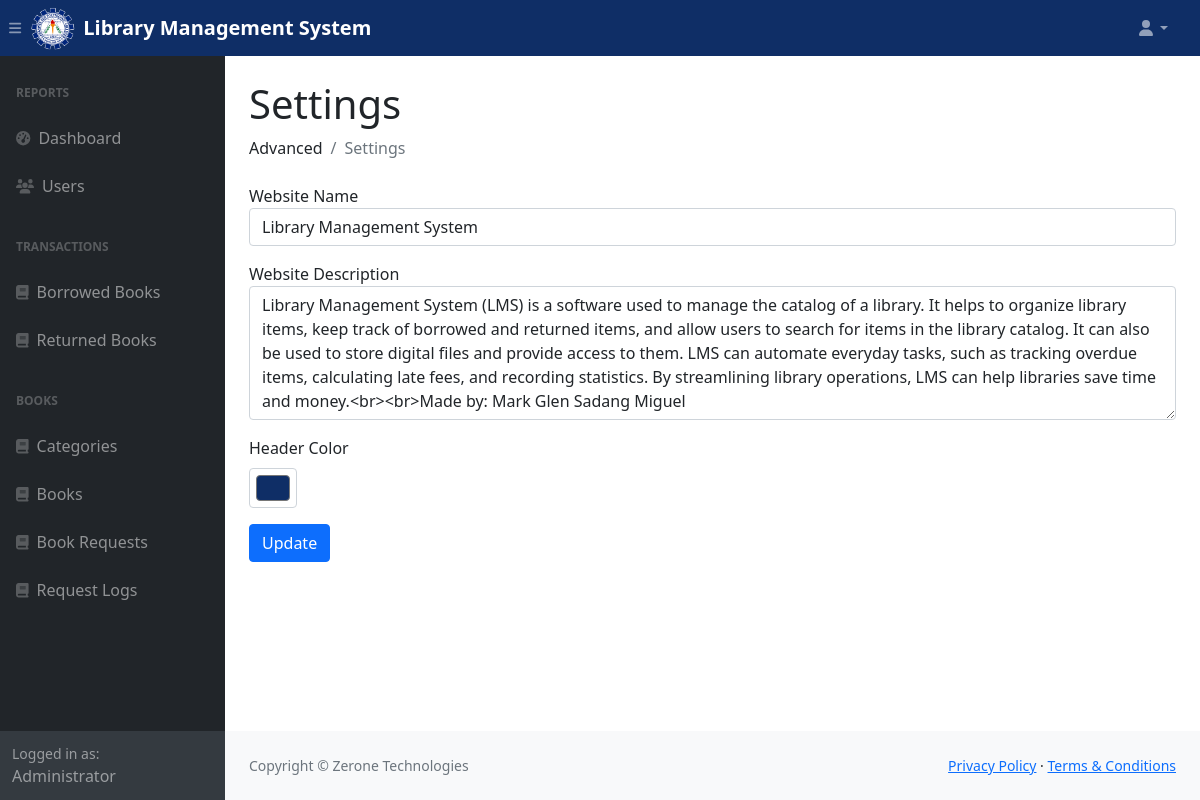
/admin/settings.php (signed in), run on the app's committed database.
### tables this page shows
CREATE TABLE `settings` (
  `id` int(11) NOT NULL,
  `wbsiteTitle` varchar(160) NOT NULL,
  `wbsiteDesc` varchar(1000) NOT NULL,
  `wbsiteHeadColor` varchar(160) NOT NULL,
  `wbsiteFavIcon` varchar(160) NOT NULL
);

### admin/settings-query.php (called while the page is built)
<?php
	$query = "SELECT * FROM settings WHERE id = '1' ";
    $query_run = mysqli_query($con, $query);
    $settingsData = mysqli_fetch_assoc($query_run);
?>

### admin/settings.php (the view, shortened to what this page needs)
<?php
include('includes/header.php');
?>
<div class="container-fluid px-4">
	<h1 class="mt-4">Settings</h1>
	<ol class="breadcrumb mb-4">
        <li class="breadcrumb-item">Advanced</li>
        <li class="breadcrumb-item active">Settings</li>
    </ol>
    <div class="row">
    	<div class="col-md-12">
    		<form action="settings-code.php" method="POST">
				<div class="form-group">
					<div class="form-group mb-3">
						<label for="">Website Name</label>
						<input type="name" class="form-control" id="wbsiteTitle" name="wbsiteTitle" value="<?php echo $settingsData['wbsiteTitle'];?>">
					</div>
					<div class="form-group mb-3">
						<label for="">Website Description</label>
						<textarea class="form-control" id="wbsiteDesc" name="wbsiteDesc" rows="5"><?php echo $settingsData['wbsiteDesc'];?></textarea>
					</div>
					<div class="form-group mb-3">
						<label for="exampleColorInput" class="form-label">Header Color</label>
						<input type="color" class="form-control form-control-color" id="wbsiteHeadColor" name="wbsiteHeadColor" value="<?php echo $settingsData['wbsiteHeadColor'];?>" title="Choose your color">
					</div>
				</div>
				<button type="submit" name="update_settings" class="btn btn-primary">Update</button>
			</form>
    	</div>
    </div>
</div>
<?php
include('includes/footer.php');
include('includes/scripts.php');
?>

### admin/includes/navbar-top.php (shortened to what this page needs)
<nav class="sb-topnav navbar navbar-expand navbar-dark" style="background-color: <?php echo $settingsData['wbsiteHeadColor'];?>;">
    <button class="btn btn-link btn-sm order-1 order-lg-0 me-4 me-lg-0" id="sidebarToggle" href="#!"><i class="fas fa-bars"></i></button>
    <img src="../admin/assets/img/cspcLogo.png" alt="Logo" width="45" height="45" class="d-inline-block align-text-top">
    <b><a class="navbar-brand ps-2" href="index.php"><?php echo $settingsData['wbsiteTitle'];?></a></b>
    <ul class="navbar-nav ms-auto ms-md-0 me-3 me-lg-4">
        <li class="nav-item dropdown">
            <a class="nav-link dropdown-toggle" id="navbarDropdown" href="#" role="button" data-bs-toggle="dropdown" aria-expanded="false"><i class="fas fa-user fa-fw"></i></a>
        </li>
    </ul>
</nav>

### data on the page
settings: wbsiteTitle "Library Management System", wbsiteDesc "Library Management System (LMS) is a software used to manage the catalog of a library. It helps to organize library items, keep track of borrowed and returned items, and allow users to search for items in the library catalog. It can also be used to store digital files and provide access to them. LMS can automate everyday tasks, such as tracking overdue items, calculating late fees, and recording statistics. By streamlining library operations, LMS can help libraries save time and money.<br><br>Made by: Mark Glen Sadang Miguel", wbsiteHeadColor "#0f2e66"
